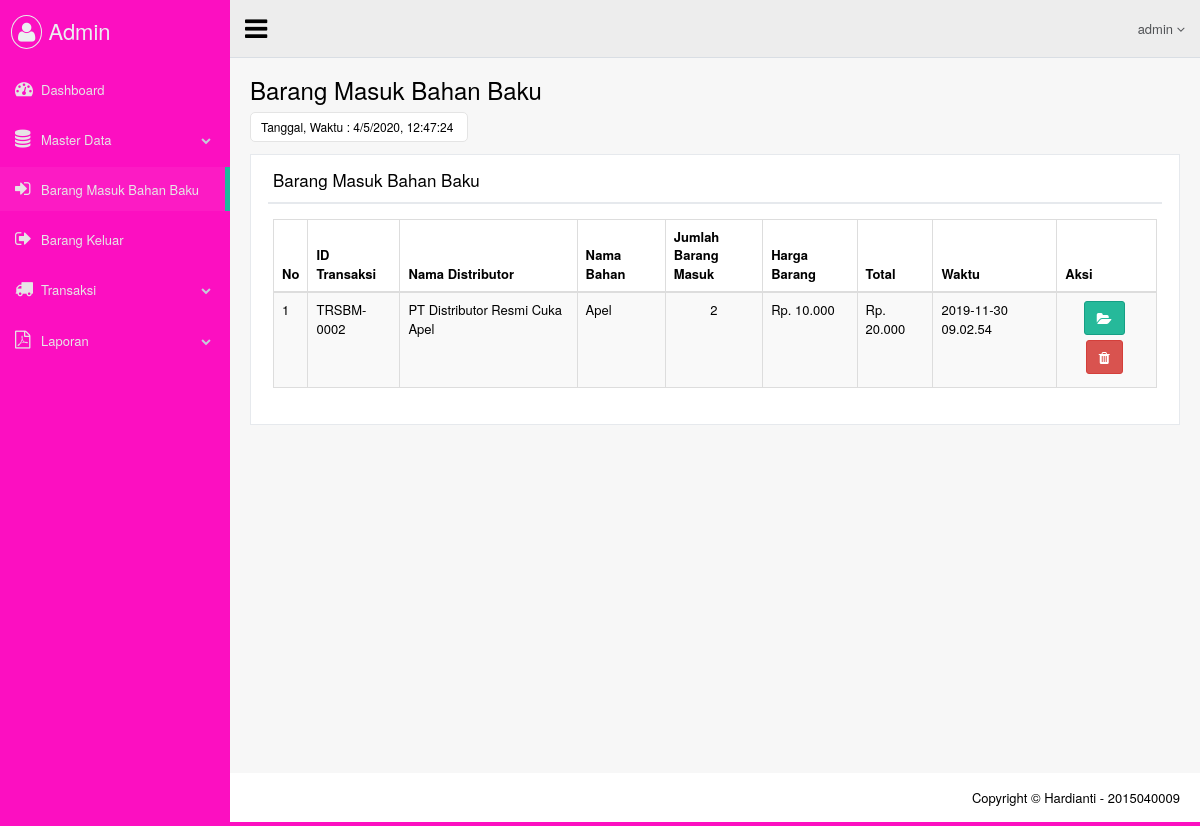
Page /views/admin/dt_barangmasuk.php (signed in) on the committed database.
### tables this page shows
CREATE TABLE `dta_trnsaksi_brng_masuk` (
  `id_transaksi` varchar(20) NOT NULL,
  `id_distributor` varchar(20) NOT NULL,
  `id_bahan_baku` varchar(20) NOT NULL,
  `jumlah` int(15) NOT NULL,
  `harga` int(15) NOT NULL,
  `total` int(15) NOT NULL,
  `waktu` varchar(20) NOT NULL
);

CREATE TABLE `dta_distributor` (
  `id_distributor` varchar(11) NOT NULL,
  `nama` varchar(50) NOT NULL,
  `nomor` varchar(15) NOT NULL,
  `fax` varchar(10) NOT NULL,
  `email` varchar(50) NOT NULL,
  `alamat` text NOT NULL
);

CREATE TABLE `dta_bahan_baku` (
  `id_bahan_baku` varchar(20) NOT NULL,
  `nama` varchar(50) NOT NULL,
  `jumlah` int(11) NOT NULL,
  `harga` int(11) NOT NULL,
  `satuan` varchar(50) NOT NULL
);

### views/admin/dt_barangmasuk.php (the view, shortened to what this page needs)
<?php include_once 'atribut/head.php'; ?>
<body class="nav-md" onload="setInterval('reloadwaktu()');">
  <div class="container body">
    <div class="main_container">
      <?php include_once 'atribut/header.php'; ?>
      <div class="right_col" role="main">
        <div class="">
          <div class="page-title">
            <div class="title_left">
              <h3>Barang Masuk Bahan Baku</h3>
            </div>
          </div>
          <div class="clearfix"></div>
          <div class="row">
            <div class="col-lg-3 col-md-3 col-sm-3 col-xs-12">
              <div class="tile-stats">
                <div class="waktu">
                  <p id="getwaktu"></p>
                </div>
              </div>
            </div>
          </div>
          <div class="row">
            <div class="col-md-12 col-sm-12 col-xs-12">
              <div class="x_panel">
                <div class="x_title">
                  <h2>Barang Masuk Bahan Baku</h2>
                  <div class="clearfix"></div>
                </div>
                <div class="x_content">
                  <table class="table table-striped table-bordered" id="datatables" style="width: 100%">
                    <thead>
                      <tr>
                        <th>No</th>
                        <th>ID Transaksi</th>
                        <th>Nama Distributor</th>
                        <th>Nama Bahan</th>
                        <th>Jumlah <br> Barang Masuk</th>
                        <th>Harga Barang</th>
                        <th>Total</th>
                        <th>Waktu</th>
                        <th>Aksi</th>
                      </tr>
                    </thead>
                    <tbody>
                      <?php
                      $sql    = "SELECT dta_trnsaksi_brng_masuk.*, dta_distributor.nama AS nama_distributor, dta_bahan_baku.nama AS nama_bahan_baku FROM dta_trnsaksi_brng_masuk INNER JOIN dta_distributor ON dta_trnsaksi_brng_masuk.id_distributor = dta_distributor.id_distributor INNER JOIN dta_bahan_baku ON dta_trnsaksi_brng_masuk.id_bahan_baku = dta_bahan_baku.id_bahan_baku";
                      $result = $mysqli->query($sql);
                      $no = 1;
                      while ($row = $result->fetch_array(MYSQLI_ASSOC)) {
                        ?>
                        <tr>
                          <td><?php echo $no ?></td>
                          <td><?php echo $row['id_transaksi']; ?></td>
                          <td><?php echo $row['nama_distributor']; ?></td>
                          <td><?php echo $row['nama_bahan_baku']; ?></td>
                          <td align="center"><?php echo $row['jumlah']; ?></td>
                          <td><?php echo "Rp. ". number_format($row['harga'], 0, ",", "."); ?></td>
                          <td><?php echo "Rp. ". number_format($row['total'], 0, ",", "."); ?></td>
                          <td><?php echo $row['waktu']; ?></td>
                          <td align="center">
                            <a class="btn btn-success" href="brng_masuk_detail.php?id_transaksi=<?php echo $row['id_transaksi'] ?>"><i class="fa fa-folder-open"></i> </a>
                            <a class="btn btn-danger" href="javascript:;" data-id="<?php echo $row['id_transaksi'] ?>" data-toggle="modal" data-target="#modal-konfirmasihapusbarangmasuk"><i class="fa fa-trash"></i> </a>
                          </td>
                        </tr>
                        <?php
                        $no++;
                      }
                      ?>
                    </tbody>
                  </table>
                </div>
              </div>
            </div>
          </div>
        </div>
      </div>
      <?php include_once 'atribut/footer.php'; ?>
    </div>
  </div>
<?php include_once 'atribut/foot.php'; ?>

### rows in the picture
dta_trnsaksi_brng_masuk: id_transaksi "TRSBM-0002", id_distributor.nama "PT Distributor Resmi Cuka Apel", id_bahan_baku.nama "Apel", jumlah "2", harga "10.000", total "20.000", waktu "2019-11-30 09.02.54"
